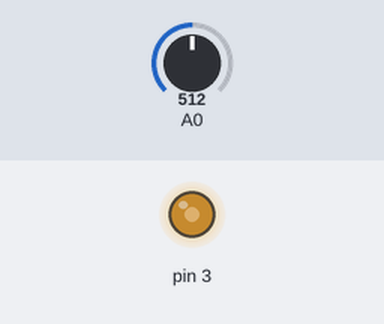
A sketch run on a simulated Arduino Uno, built with avr-gcc and run on an emulated ATmega328P. Shown: output pins drawn as LEDs (lit = HIGH). The test bench sets the inputs (shaded band); at power-on: A0 = 512.

Above: at 1.2 s.
1.3 s: A0 set to 716
At 1.9 s:
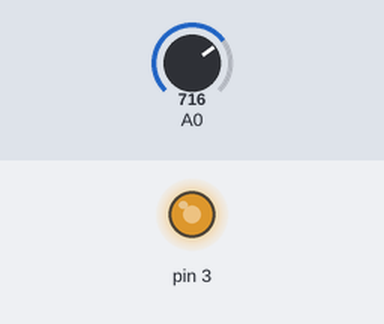
2.8 s: A0 set to 900
At 3.1 s:
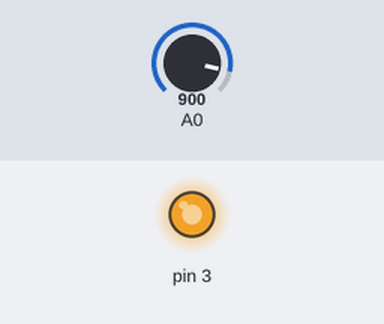
4.3 s: A0 set to 122
At 5.4 s:
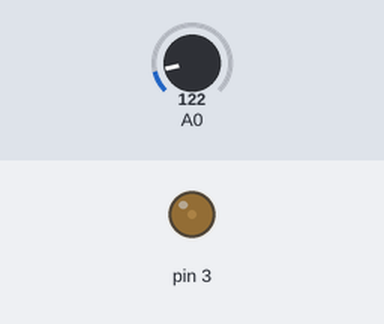
5.8 s: A0 set to 0
At 6.5 s:
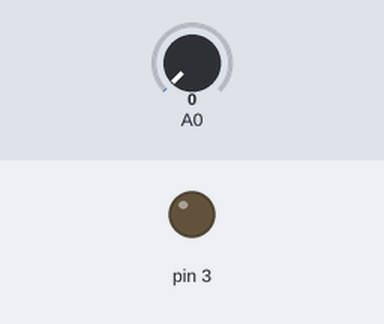
Timing chart, 0 to 8.3 s (numbered marks = the images above; inputs shaded):
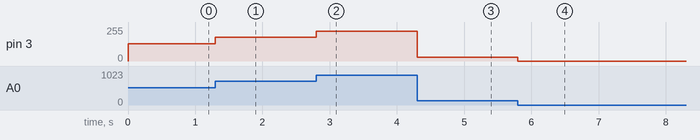

Measured:
- after the input at 1.3 s, pin 3: 128/255 → 179/255 at once
- after the input at 2.8 s, pin 3: 179/255 → 225/255 at once
- after the input at 4.3 s, pin 3: 225/255 → 30/255 at once
- after the input at 5.8 s, pin 3: 30/255 → 0/255 at once

The sketch:

Raw_Passthrough.ino
```cpp
int inputVal=0;

void setup()
{
  pinMode(A0,INPUT);
  pinMode(3,OUTPUT);
}

void loop()
{
  inputVal=analogRead(A0);
  analogWrite(3,inputVal/4);
}
```
